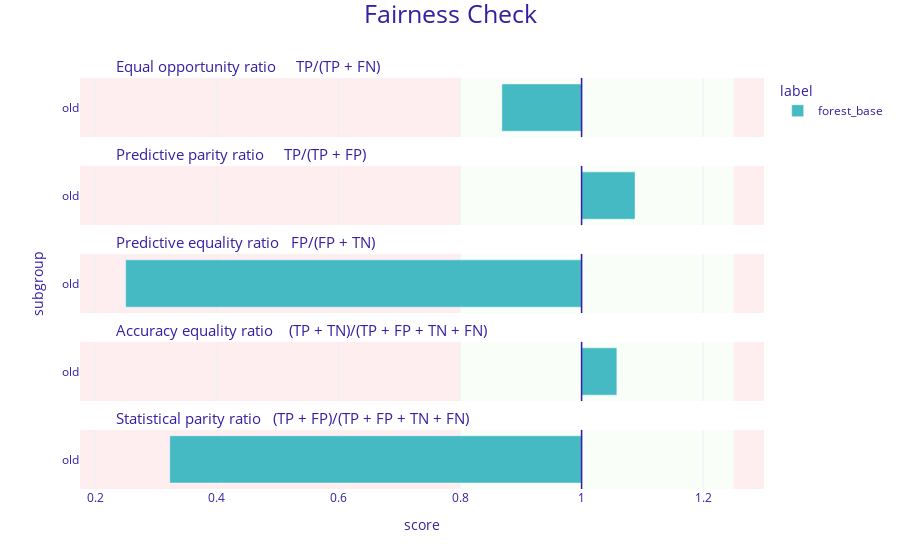

Source (notebook cell):
### Markdown cell above
First checked model is Random Forest Classifier with default hyperparameters. The model has accuracy greater than 90% and therefore can be though of as a good predictor in our case. 
We can see that Statistical Parity is 0.322581. Predictive parity is 1.087954. Equal opportunity is 0.868852. Our model is biased with regard to Statistical Parity.
The results are shown on the plot below.

### Code cell
part_2()

### Figure 1 — Plotly figure (JSON) as saved in the notebook; plotly's stock layout.template omitted (floating-point values rounded to 4 significant figures)
{"data": [{"alignmentgroup": "True", "customdata": [["old", 0.869, "forest_base"]], "hovertemplate": "<b>%{customdata[2]}</b><br>Subgroup: %{customdata[0]}<br>Score: %{customdata[1]}<br><extra></extra>", "legendgroup": "forest_base", "marker": {"color": "#46bac2", "pattern": {"shape": ""}}, "name": "forest_base", "offsetgroup": "forest_base", "orientation": "h", "showlegend": true, "textposition": "auto", "type": "bar", "x": [-0.1311], "xaxis": "x5", "y": [0.5], "yaxis": "y5"}, {"alignmentgroup": "True", "customdata": [["old", 1.088, "forest_base"]], "hovertemplate": "<b>%{customdata[2]}</b><br>Subgroup: %{customdata[0]}<br>Score: %{customdata[1]}<br><extra></extra>", "legendgroup": "forest_base", "marker": {"color": "#46bac2", "pattern": {"shape": ""}}, "name": "forest_base", "offsetgroup": "forest_base", "orientation": "h", "showlegend": false, "textposition": "auto", "type": "bar", "x": [0.08795], "xaxis": "x4", "y": [0.5], "yaxis": "y4"}, {"alignmentgroup": "True", "customdata": [["old", 0.25, "forest_base"]], "hovertemplate": "<b>%{customdata[2]}</b><br>Subgroup: %{customdata[0]}<br>Score: %{customdata[1]}<br><extra></extra>", "legendgroup": "forest_base", "marker": {"color": "#46bac2", "pattern": {"shape": ""}}, "name": "forest_base", "offsetgroup": "forest_base", "orientation": "h", "showlegend": false, "textposition": "auto", "type": "bar", "x": [-0.75], "xaxis": "x3", "y": [0.5], "yaxis": "y3"}, {"alignmentgroup": "True", "customdata": [["old", 1.058, "forest_base"]], "hovertemplate": "<b>%{customdata[2]}</b><br>Subgroup: %{customdata[0]}<br>Score: %{customdata[1]}<br><extra></extra>", "legendgroup": "forest_base", "marker": {"color": "#46bac2", "pattern": {"shape": ""}}, "name": "forest_base", "offsetgroup": "forest_base", "orientation": "h", "showlegend": false, "textposition": "auto", "type": "bar", "x": [0.05799], "xaxis": "x2", "y": [0.5], "yaxis": "y2"}, {"alignmentgroup": "True", "customdata": [["old", 0.323, "forest_base"]], "hovertemplate": "<b>%{customdata[2]}</b><br>Subgroup: %{customdata[0]}<br>Score: %{customdata[1]}<br><extra></extra>", "legendgroup": "forest_base", "marker": {"color": "#46bac2", "pattern": {"shape": ""}}, "name": "forest_base", "offsetgroup": "forest_base", "orientation": "h", "showlegend": false, "textposition": "auto", "type": "bar", "x": [-0.6774], "xaxis": "x", "y": [0.5], "yaxis": "y"}], "layout": {"annotations": [{"font": {"size": 15}, "showarrow": false, "text": "Statistical parity ratio   (TP + FP)/(TP + FP + TN + FN)", "x": 0.05, "xanchor": "left", "xref": "paper", "y": 0.144, "yanchor": "bottom", "yref": "paper"}, {"font": {"size": 15}, "showarrow": false, "text": "Accuracy equality ratio    (TP + TN)/(TP + FP + TN + FN)", "x": 0.05, "xanchor": "left", "xref": "paper", "y": 0.358, "yanchor": "bottom", "yref": "paper"}, {"font": {"size": 15}, "showarrow": false, "text": "Predictive equality ratio   FP/(FP + TN)", "x": 0.05, "xanchor": "left", "xref": "paper", "y": 0.572, "yanchor": "bottom", "yref": "paper"}, {"font": {"size": 15}, "showarrow": false, "text": "Predictive parity ratio     TP/(TP + FP)", "x": 0.05, "xanchor": "left", "xref": "paper", "y": 0.786, "yanchor": "bottom", "yref": "paper"}, {"font": {"size": 15}, "showarrow": false, "text": "Equal opportunity ratio     TP/(TP + FN)", "x": 0.05, "xanchor": "left", "xref": "paper", "y": 1, "yanchor": "bottom", "yref": "paper"}], "barmode": "group", "font": {"color": "#371ea3"}, "legend": {"title": {"text": "label"}, "tracegroupgap": 0}, "margin": {"b": 71, "r": 30, "t": 78}, "shapes": [{"fillcolor": "#f05a71", "layer": "below", "line": {"width": 0}, "opacity": 0.1, "type": "rect", "x0": 0.25, "x1": 0.3, "xref": "x", "y0": 0, "y1": 1, "yref": "y"}, {"fillcolor": "#f05a71", "layer": "below", "line": {"width": 0}, "opacity": 0.1, "type": "rect", "x0": -0.825, "x1": -0.2, "xref": "x", "y0": 0, "y1": 1, "yref": "y"}, {"fillcolor": "#c7f5bf", "layer": "below", "line": {"width": 0}, "opacity": 0.1, "type": "rect", "x0": -0.2, "x1": 0.25, "xref": "x", "y0": 0, "y1": 1, "yref": "y"}, {"line": {"color": "#371ea3", "width": 1.5}, "type": "line", "x0": 0, "x1": 0, "xref": "x", "y0": 0, "y1": 1, "yref": "y"}, {"fillcolor": "#f05a71", "layer": "below", "line": {"width": 0}, "opacity": 0.1, "type": "rect", "x0": 0.25, "x1": 0.3, "xref": "x", "y0": 0, "y1": 1, "yref": "y2"}, {"fillcolor": "#f05a71", "layer": "below", "line": {"width": 0}, "opacity": 0.1, "type": "rect", "x0": -0.825, "x1": -0.2, "xref": "x", "y0": 0, "y1": 1, "yref": "y2"}, {"fillcolor": "#c7f5bf", "layer": "below", "line": {"width": 0}, "opacity": 0.1, "type": "rect", "x0": -0.2, "x1": 0.25, "xref": "x", "y0": 0, "y1": 1, "yref": "y2"}, {"line": {"color": "#371ea3", "width": 1.5}, "type": "line", "x0": 0, "x1": 0, "xref": "x", "y0": 0, "y1": 1, "yref": "y2"}, {"fillcolor": "#f05a71", "layer": "below", "line": {"width": 0}, "opacity": 0.1, "type": "rect", "x0": 0.25, "x1": 0.3, "xref": "x", "y0": 0, "y1": 1, "yref": "y3"}, {"fillcolor": "#f05a71", "layer": "below", "line": {"width": 0}, "opacity": 0.1, "type": "rect", "x0": -0.825, "x1": -0.2, "xref": "x", "y0": 0, "y1": 1, "yref": "y3"}, {"fillcolor": "#c7f5bf", "layer": "below", "line": {"width": 0}, "opacity": 0.1, "type": "rect", "x0": -0.2, "x1": 0.25, "xref": "x", "y0": 0, "y1": 1, "yref": "y3"}, {"line": {"color": "#371ea3", "width": 1.5}, "type": "line", "x0": 0, "x1": 0, "xref": "x", "y0": 0, "y1": 1, "yref": "y3"}, {"fillcolor": "#f05a71", "layer": "below", "line": {"width": 0}, "opacity": 0.1, "type": "rect", "x0": 0.25, "x1": 0.3, "xref": "x", "y0": 0, "y1": 1, "yref": "y4"}, {"fillcolor": "#f05a71", "layer": "below", "line": {"width": 0}, "opacity": 0.1, "type": "rect", "x0": -0.825, "x1": -0.2, "xref": "x", "y0": 0, "y1": 1, "yref": "y4"}, {"fillcolor": "#c7f5bf", "layer": "below", "line": {"width": 0}, "opacity": 0.1, "type": "rect", "x0": -0.2, "x1": 0.25, "xref": "x", "y0": 0, "y1": 1, "yref": "y4"}, {"line": {"color": "#371ea3", "width": 1.5}, "type": "line", "x0": 0, "x1": 0, "xref": "x", "y0": 0, "y1": 1, "yref": "y4"}, {"fillcolor": "#f05a71", "layer": "below", "line": {"width": 0}, "opacity": 0.1, "type": "rect", "x0": 0.25, "x1": 0.3, "xref": "x", "y0": 0, "y1": 1, "yref": "y5"}, {"fillcolor": "#f05a71", "layer": "below", "line": {"width": 0}, "opacity": 0.1, "type": "rect", "x0": -0.825, "x1": -0.2, "xref": "x", "y0": 0, "y1": 1, "yref": "y5"}, {"fillcolor": "#c7f5bf", "layer": "below", "line": {"width": 0}, "opacity": 0.1, "type": "rect", "x0": -0.2, "x1": 0.25, "xref": "x", "y0": 0, "y1": 1, "yref": "y5"}, {"line": {"color": "#371ea3", "width": 1.5}, "type": "line", "x0": 0, "x1": 0, "xref": "x", "y0": 0, "y1": 1, "yref": "y5"}], "title": {"font": {"size": 25}, "text": "Fairness Check", "x": 0.5, "y": 0.99}, "xaxis": {"anchor": "y", "domain": [0, 1], "range": [-0.825, 0.3], "ticktext": [0, 0.2, 0.4, 0.6, 0.8, 1, 1.2, 1], "tickvals": [-1, -0.8, -0.6, -0.4, -0.2, 0, 0.2, 0], "title": {"text": "score"}}, "xaxis2": {"anchor": "y2", "domain": [0, 1], "matches": "x", "range": [-0.825, 0.3], "showticklabels": false, "ticktext": [0, 0.2, 0.4, 0.6, 0.8, 1, 1.2, 1], "tickvals": [-1, -0.8, -0.6, -0.4, -0.2, 0, 0.2, 0]}, "xaxis3": {"anchor": "y3", "domain": [0, 1], "matches": "x", "range": [-0.825, 0.3], "showticklabels": false, "ticktext": [0, 0.2, 0.4, 0.6, 0.8, 1, 1.2, 1], "tickvals": [-1, -0.8, -0.6, -0.4, -0.2, 0, 0.2, 0]}, "xaxis4": {"anchor": "y4", "domain": [0, 1], "matches": "x", "range": [-0.825, 0.3], "showticklabels": false, "ticktext": [0, 0.2, 0.4, 0.6, 0.8, 1, 1.2, 1], "tickvals": [-1, -0.8, -0.6, -0.4, -0.2, 0, 0.2, 0]}, "xaxis5": {"anchor": "y5", "domain": [0, 1], "matches": "x", "range": [-0.825, 0.3], "showticklabels": false, "ticktext": [0, 0.2, 0.4, 0.6, 0.8, 1, 1.2, 1], "tickvals": [-1, -0.8, -0.6, -0.4, -0.2, 0, 0.2, 0]}, "yaxis": {"anchor": "x", "domain": [0, 0.144], "range": [0, 1], "showgrid": false, "ticktext": ["old"], "tickvals": [0.5], "title": {"text": ""}, "zeroline": false}, "yaxis2": {"anchor": "x2", "domain": [0.214, 0.358], "matches": "y", "range": [0, 1], "showgrid": false, "ticktext": ["old"], "tickvals": [0.5], "title": {"text": ""}, "zeroline": false}, "yaxis3": {"anchor": "x3", "domain": [0.428, 0.572], "matches": "y", "range": [0, 1], "showgrid": false, "ticktext": ["old"], "tickvals": [0.5], "title": {"text": "subgroup"}, "zeroline": false}, "yaxis4": {"anchor": "x4", "domain": [0.642, 0.786], "matches": "y", "range": [0, 1], "showgrid": false, "ticktext": ["old"], "tickvals": [0.5], "title": {"text": ""}, "zeroline": false}, "yaxis5": {"anchor": "x5", "domain": [0.856, 1], "matches": "y", "range": [0, 1], "showgrid": false, "ticktext": ["old"], "tickvals": [0.5], "title": {"text": ""}, "zeroline": false}}}
